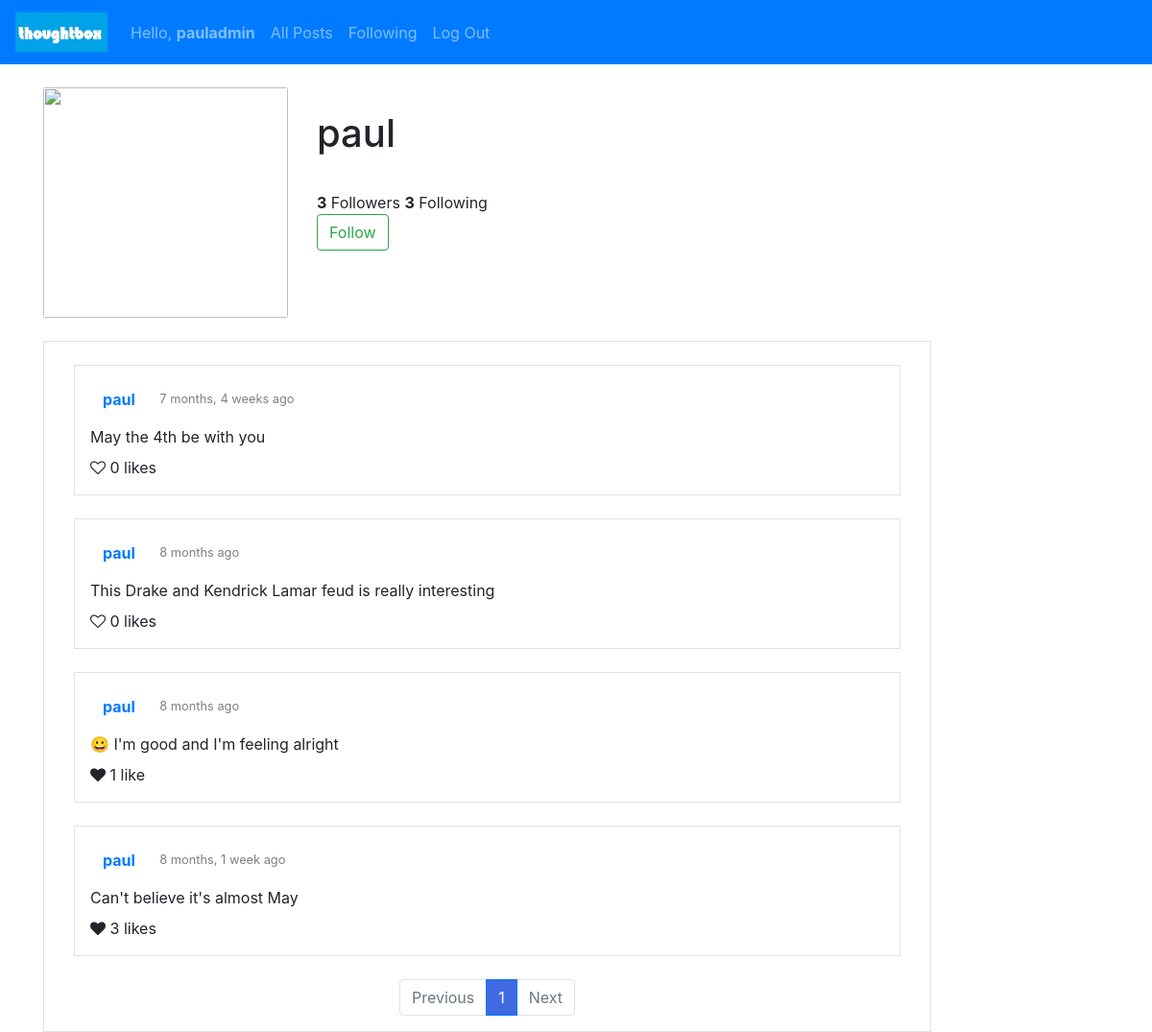
/profile/1 (signed in), run on the app's committed database.
### network/models.py (models this page shows, shortened)
class User(AbstractUser):
    pass
    following = models.ManyToManyField("self", blank=True, related_name="followers", symmetrical=False)

class Post(models.Model):
    author = models.ForeignKey(User, on_delete=models.CASCADE, related_name="posts")
    content = models.CharField(max_length=15000)
    posted_at = models.DateTimeField(auto_now_add=True)
    liked_by = models.ManyToManyField(User, blank=True, related_name="likes")
    def likes(self):
        return self.liked_by.all().count()
    class Meta:
        ordering = ['-posted_at']

### network/views.py (the view)
# urls.py: path("profile/<int:user_id>", views.profile, name="profile"),
def profile(request, user_id):
    profile_user = User.objects.get(pk = user_id)
    profile_posts = Post.objects.filter(author=user_id)
    paginator = Paginator(profile_posts, 10) # shows 10 pages per page on the profile
    page_number = request.GET.get('page', 1)
    page = paginator.get_page(page_number)
    if request.user.is_authenticated:
        following = profile_user.followers.filter(id = request.user.id).exists()
    else:
        following = False
    return render(request, "network/profile.html", {
        "profile_user": profile_user,
        "following": following,
        "followers_count": profile_user.followers.all().count(),
        "following_count": profile_user.following.all().count(),
        'form': NewPostForm(),
        'page': page,
        'previous_page_url': get_previous_page,
        'next_page_url': get_next_page
    })

### network/templates/network/profile.html (shortened to what this page needs)
{% extends "network/layout.html" %}
{% block body %}
    <div class="container">
      <div class="card my-4 border-0">
        <div class="row">
            <div class="col-lg-3 col-md-5">
                <img class="card-img" src="https://cdn.pixabay.com/photo/2015/10/05/22/37/blank-profile-picture-973460_1280.png" width="240" height="240">
            </div>
            <div class="col-lg-6 col-md-7">
                <div class="card-block py-4">
                    <h1 class="card-title">{{ profile_user }}</h1>
                    <br>
                    <span class="mb-1"><strong>{{ followers_count }}</strong> Followers  <strong>{{ following_count }}</strong> Following</span>
                    {% if user.is_authenticated and profile_user != request.user %}
                        {% if not following %}
                            <form action="{% url 'follow' profile_user.id %}" method="POST">
                                <button class="btn btn-outline-success">Follow</button>
                            </form>
                        {% else %}
                            <form action="{% url 'unfollow' profile_user.id %}" method="POST">
                                {% csrf_token %}
                                <button class="btn btn-success">Unfollow</button>
                            </form>
                        {% endif %}
                    {% endif %}
                </div>
            </div>
        </div>
      </div>
      <div class="row-justify-content-center">
        <div class="col-12 col-lg-10 pt-4 border bg-white">
            {% include "network/posts_container.html" %}
        </div>
      </div>
    </div>
{% endblock%}

### network/templates/network/layout.html (shortened to what this page needs)
{% load static %}
<!DOCTYPE html>
<html lang="en">
    <head>
        <link rel="stylesheet" href="https://stackpath.bootstrapcdn.com/bootstrap/4.4.1/css/bootstrap.min.css">
        <link rel="stylesheet" href="https://cdnjs.cloudflare.com/ajax/libs/font-awesome/4.7.0/css/font-awesome.min.css">
        <link href="{% static 'network/styles.css' %}" rel="stylesheet">
    </head>
    <body>
        <nav class="navbar navbar-expand-lg navbar-dark bg-primary">
            <a href="#">
                <img src="{% static "thoughtbox-logo.png" %}" height="51" width="96" class="navbar-brand">
            </a>
            <div>
              <ul class="navbar-nav mr-auto">
                {% if user.is_authenticated %}
                    <li class="nav-item">
                        <a class="nav-link" href="{% url 'profile' user.id %}">Hello, <strong>{{ user.username }}</strong></a>
                    </li>
                {% endif %}
                <li class="nav-item">
                  <a class="nav-link" href="{% url 'index' %}">All Posts</a>
                </li>
                {% if user.is_authenticated %}
                    <li class="nav-item">
                        <a class="nav-link" href="{% url 'following' %}">Following</a>
                    </li>
                    <li class="nav-item">
                        <a class="nav-link" href="{% url 'logout' %}">Log Out</a>
                    </li>
                {% endif %}
              </ul>
            </div>
          </nav>
        <div class="body">
            {% block body %}
            {% endblock %}
        </div>
    </body>
</html>

### network/templates/network/posts_container.html (shortened to what this page needs)
{% load humanize %}
{% load static %}
    {% for post in page.object_list %}
    <div class="border box-shadow-posts p-3 mb-4 mx-0 mx-md-3">
        <div class="pb-2" id="post_header_{{ post.id }}">
            <a href="{% url 'profile' post.author.id%}" class="btn btn-link">
                <strong>{{ post.author }}</strong>
            </a>
            {% if post.posted_at|date:'Y-m-d' <= post.posted_at|date:'Y-m-d'%}
                <small class="pl-2 text-black-50">{{ post.posted_at|naturaltime }}</small>
            {% else %}
                <small class="pl-2 text-black-50">{{ post.posted_at|date:"j F, Y, g:i a" }}</small>
            {% endif %}
        </div>
        <div id="post_bodygroup{{ post.id }}">
            <p id="post_body_{{ post.id }}"class="mb-2">{{ post.content }}</p>
        </div>
        <div id="post_likes_{{ post.id }}">
            {% if user.is_authenticated %}
            <i id="post_like_icon_{{ post.id }}" data-id="{{ post.id }}" class="like_icon  fa fa-heart{% if user in post.liked_by.all %} fas{% else %}-o{% endif %}"></i>
            {% else %}
            <i class="like_icon fa fa-heart {% if post.likes != 0 %}fas{% else %}fa fa-heart-o{% endif %}"></i>
            {% endif %}
            <span id="post_likecount_{{ post.id }}">{{ post.likes }} {% if post.likes == 1 %}like{% else %}likes{% endif %}</span>
        </div>
    </div>
    {% empty %}
    <div class="p-3 mb-4 mx-0 mx-md-3">
        <h4>No posts found!!!</h4>
    </div>
    {% endfor %}
    {% if page.object_list %}
    <nav aria-label="...">
        <ul class="pagination justify-content-center">
            <li class="page-item {% if not page.has_previous %} disabled {% endif %}">
                <a class="page-link" href="{{ previous_page_url }}">Previous</a>
            </li>
            {% for n in page.paginator.page_range %}
                {% if n == page.number %}
                <li class="page-item active" aria-current="page">
                    <span class="page-link" style="background-color: #4169e1;">{{ n }}</span>
                </li>
                {% elif n < page.number|add:3 and n > page.number|add:-3 %}
                <li>
                    <a class="page-link pagination-inactive" href="{{GET_params.urlencode}}?page={{ n }}">{{ n }}</a>
                </li>
                {% endif %}
            {% endfor %}
            <li class="page-item {% if not page.has_next %} disabled {% endif %}">
                <a class="page-link" href="{{ next_page_url }}">Next</a>
            </li>
        </ul>
    </nav>
    {% endif %}

### data on the page
User: username "pauladmin"
User: username "paul"
Post: author "paul", posted_at "7 months, 4 weeks ago", content "May the 4th be with you", likes "0"
Post: author "paul", posted_at "8 months ago", content "This Drake and Kendrick Lamar feud is really interesting", likes "0"
Post: author "paul", posted_at "8 months ago", content "😀 I'm good and I'm feeling alright", likes "1"
Post: author "paul", posted_at "8 months, 1 week ago", content "Can't believe it's almost May", likes "3"

### other printed values
{{ followers_count }} "3"
{{ following_count }} "3"
{{ n }} "1"
